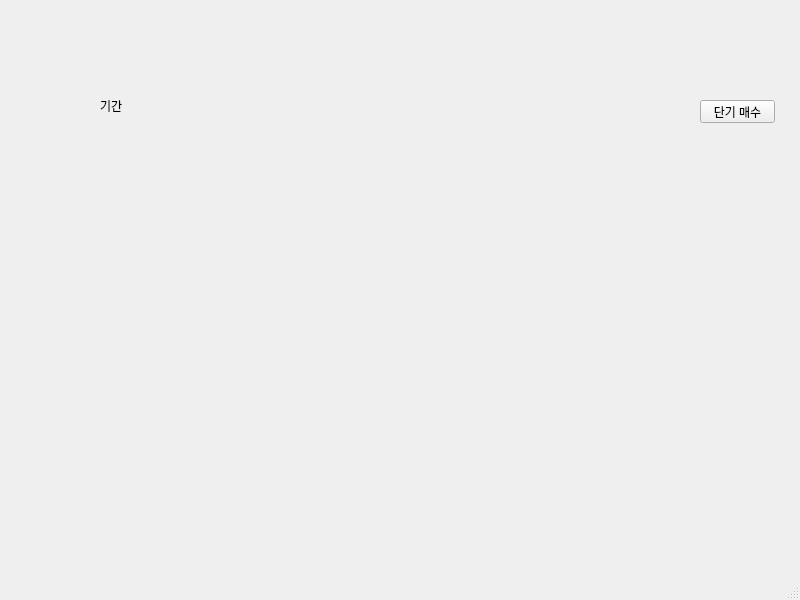
<?xml version="1.0" encoding="UTF-8"?>
<ui version="4.0">
 <class>MainWindow</class>
 <widget class="QMainWindow" name="MainWindow">
  <property name="geometry">
   <rect>
    <x>0</x>
    <y>0</y>
    <width>800</width>
    <height>600</height>
   </rect>
  </property>
  <property name="windowTitle">
   <string>MainWindow</string>
  </property>
  <widget class="QWidget" name="centralwidget">
   <widget class="QPushButton" name="pushButton">
    <property name="geometry">
     <rect>
      <x>700</x>
      <y>100</y>
      <width>75</width>
      <height>23</height>
     </rect>
    </property>
    <property name="text">
     <string>단기 매수</string>
    </property>
   </widget>
   <widget class="QLabel" name="label">
    <property name="geometry">
     <rect>
      <x>100</x>
      <y>100</y>
      <width>56</width>
      <height>12</height>
     </rect>
    </property>
    <property name="text">
     <string>기간</string>
    </property>
   </widget>
  </widget>
  <widget class="QMenuBar" name="menubar">
   <property name="geometry">
    <rect>
     <x>0</x>
     <y>0</y>
     <width>800</width>
     <height>25</height>
    </rect>
   </property>
  </widget>
  <widget class="QStatusBar" name="statusbar"/>
 </widget>
 <resources/>
 <connections/>
</ui>
